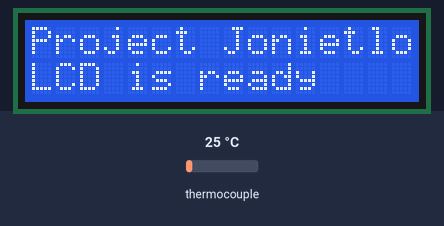
The sketch below on a simulated ESP8266 (NodeMCU). On the bench: 16×2 character LCD. The inputs (shaded band) are chosen by the test bench; at power-on: thermocouple 25 °C. WiFi joins after 1.5 s; servers stay silent unless stated; the local clock reads 2024-03-15 10:24:30 at power-on unless the sketch sets it; what the sketch prints to the serial monitor is not drawn.

Above: at 2.6 s.
At 7.3 s:
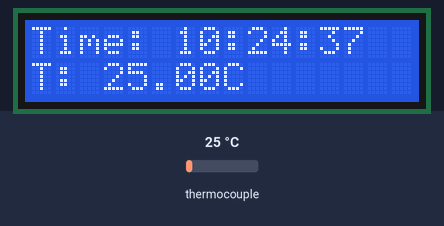
7.4 s: thermocouple set to 6 °C
At 8.6 s:
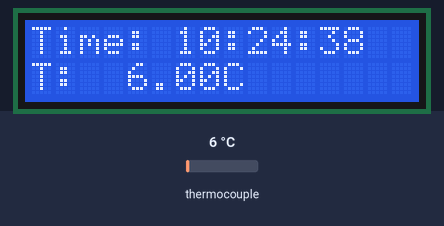
10.7 s: thermocouple set to 75 °C
At 12.0 s:
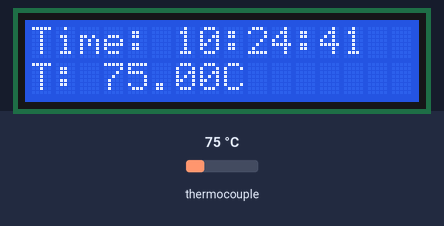
13.7 s: thermocouple set to 150 °C
At 15.1 s:
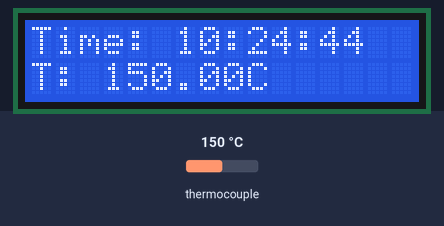
Timing chart, 0 to 16.7 s (numbered marks = the images above; inputs shaded):
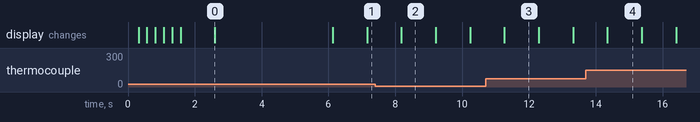

The sketch:

ESPDuino_U_Max6675.ino
```cpp
/*
 * This example is used only for ESPDuino.
 * Based on the feature of displaying the time and temperature on LCD and updating the data to ThingSpeak
 * via WiFi, we want to replace the temperature sensor with Max6675
 */

 /*
  * Issues:
  *   1. LCD and Wifi don't work together. Wifi won't get connected. (fixed: add disconnect)
  *   2. MAX6675 and Wifi don't work together. Temperature always get 0 degree. (fixed: Don't use pin 1,3)
  */

#include <ESP8266WiFi.h>
#include <DS1302.h>
#include <LiquidCrystal_I2C.h>
#include <Wire.h>
#include <max6675.h>
#include "ESPDuino_U_Max6675.h"


DS1302 rtc(RTC_RST, RTC_DAT, RTC_CLK);
LiquidCrystal_I2C lcd(0x27, COL, ROW);
MAX6675 ktc(TMP_SCK, TMP_CS, TMP_S0);


char line1Str[COL]; //RTC Time
char line2Str[COL]; //temperature
char tempStr[COL];  //temperature

WiFiClient client;

void init_step() {

  Serial.begin(BAUD_MONITOR);
  Serial.setDebugOutput(true);

}

void rtcModule_setup(bool needTimeSetup) {

  // Setup the clock as normal mode
  rtc.halt(false);

  if(needTimeSetup) {
    // Cancel write-protect, need this line for date setting
    rtc.writeProtect(false);

    // The way to set Time. Just do once before the battery used up
    rtc.setDOW(FRIDAY);        // Week day，e.g. FRIDAY
    rtc.setTime(23, 56, 0);     // Time hr，min，sec (24hr format)
    rtc.setDate(25, 11, 2016);   // Date day，month，year
  }
}

void lcdModule_setup() {

  Wire.begin(LCD_SDA, LCD_SCL);

  lcd.init(); // initializing the LCD
  lcd.display(); //Enable or turn on the text

  // blink three times
  for(int i=0; i<3; i++) {
    lcd.backlight();    //turn on backlight
    delay(250);
    lcd.noBacklight();  // turn off backlight
    delay(250);
  }

  lcd.backlight();

  // intial output
  lcd.setCursor(0,0);         //set cursor position at first line
  lcd.print("Project Jonietlo");
  delay(DELAY_DURATION);
  lcd.setCursor(0, 1);        //set cursor position at second line
  lcd.print("LCD is ready");
  delay(DELAY_DURATION);

}

void tempModule_setup() {
  delay(500);
}

void wifi_setup() {

  WiFi.disconnect();
  WiFi.mode(WIFI_STA);
  WiFi.begin(SSID, PASSWORD);
  Serial.println("\nConnecting to WiFi");

  //If Wifi status is not connected, it means connection failure
  while (WiFi.status() != WL_CONNECTED) {
    Serial.print(".");   // Print '.'
    delay(DELAY_DURATION);
  }

  Serial.print("Join AP success\r\n");
  Serial.print("IP: ");
  IPAddress ip;
  ip = WiFi.localIP();
  Serial.println(ip);

  Serial.println("Connected to wifi");

}

void rtcModule_loop() {
  sprintf(line1Str, "Time: %s", rtc.getTimeStr());
}

void tempModule_loop() {

  float temperature = ktc.readCelsius();
  Serial.print("Deg C = ");
  Serial.println(temperature);

  char temp[COL];
  dtostrf(temperature, 5, 2, temp);
  sprintf(line2Str, "T: %sC", temp);

  sprintf(tempStr, "%s", temp);

}

void lcdModule_loop() {

  lcd.clear();
  lcd.setCursor(0,0);
  lcd.print(line1Str);
  lcd.setCursor(0, 1);
  lcd.print(line2Str);

}

void wifi_loop() {

  Serial.println("\nStarting connection...");
  if (client.connect(TS_IP, PORT)) {
    Serial.println("connected");

    // prepare GET string
    String getStr = "GET /update?api_key=";
    getStr += WRITE_API_KEY;
    getStr +="&field1=";
    getStr += String(tempStr);
    getStr += "\r\n\r\n";
    Serial.println(getStr);

    client.println(getStr);
    client.println();
  } else {
    Serial.println("fail to connect");
  }

}

//The setup function is called once at startup of the sketch
void setup() {

  init_step();
  lcdModule_setup();
  tempModule_setup();
  rtcModule_setup(false);
  wifi_setup();

}

int count=0;
// The loop function is called in an endless loop
void loop() {

  rtcModule_loop();
  tempModule_loop();
  lcdModule_loop();
  if (count == WAIT_SEC) {
     wifi_loop();
     count = 0;
  }

  count++;
  // Refrech per second
  delay (DELAY_DURATION);

}
```

ESPDuino_U_Max6675.h
```cpp
// Common setting
#define DELAY_DURATION 1000
#define BAUD_MONITOR  9600

// AP setting
#define SSID        "mark"
#define PASSWORD    "6266790021"

// ThingSpeak setting
#define TS_IP       "184.106.153.149" // api.thingspeak.com
#define WRITE_API_KEY   "6RZFFXN81EIFD1XK"
#define PORT 80
#define WAIT_SEC 16

// ESP 8266 setting
#define BAUD_ESP8266  115200    // Not used

// LCD setting
#define COL 16
#define ROW 2

// Pin setting
#define RTC_RST 16
#define RTC_DAT 15
#define RTC_CLK 14
// SDA: 4 (default) or 2, SCL: 5 (default) or 14
#define LCD_SDA 4
#define LCD_SCL 5
#define TMP_S0  13
#define TMP_CS  12
#define TMP_SCK 2
```

Measured:
- what the display in image 0 shows lasts 3.5 s, from 2.6 s to 6.1 s
- what the display in image 3 shows lasts 1.0 s, from 11.3 s to 12.3 s
